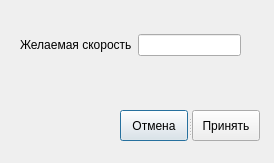
<?xml version="1.0" encoding="UTF-8"?>
<ui version="4.0">
 <class>change_speed_pattern_parameters</class>
 <widget class="QDialog" name="change_speed_pattern_parameters">
  <property name="geometry">
   <rect>
    <x>0</x>
    <y>0</y>
    <width>274</width>
    <height>163</height>
   </rect>
  </property>
  <property name="windowTitle">
   <string>Dialog</string>
  </property>
  <widget class="QSplitter" name="splitter_9">
   <property name="geometry">
    <rect>
     <x>120</x>
     <y>110</y>
     <width>141</width>
     <height>31</height>
    </rect>
   </property>
   <property name="orientation">
    <enum>Qt::Horizontal</enum>
   </property>
   <widget class="QPushButton" name="pushButton">
    <property name="text">
     <string>Отмена</string>
    </property>
   </widget>
   <widget class="QPushButton" name="add_new_pattern">
    <property name="text">
     <string>Принять</string>
    </property>
   </widget>
  </widget>
  <widget class="QWidget" name="verticalLayoutWidget">
   <property name="geometry">
    <rect>
     <x>20</x>
     <y>20</y>
     <width>221</width>
     <height>51</height>
    </rect>
   </property>
   <layout class="QVBoxLayout" name="verticalLayout">
    <item>
     <layout class="QHBoxLayout" name="horizontalLayout">
      <item>
       <widget class="QLabel" name="label">
        <property name="sizePolicy">
         <sizepolicy hsizetype="Fixed" vsizetype="Preferred">
          <horstretch>0</horstretch>
          <verstretch>0</verstretch>
         </sizepolicy>
        </property>
        <property name="text">
         <string>Желаемая скорость</string>
        </property>
       </widget>
      </item>
      <item>
       <widget class="QLineEdit" name="desired_speed"/>
      </item>
     </layout>
    </item>
   </layout>
  </widget>
 </widget>
 <resources/>
 <connections>
  <connection>
   <sender>pushButton</sender>
   <signal>clicked()</signal>
   <receiver>change_speed_pattern_parameters</receiver>
   <slot>close()</slot>
   <hints>
    <hint type="sourcelabel">
     <x>144</x>
     <y>126</y>
    </hint>
    <hint type="destinationlabel">
     <x>90</x>
     <y>111</y>
    </hint>
   </hints>
  </connection>
 </connections>
</ui>
